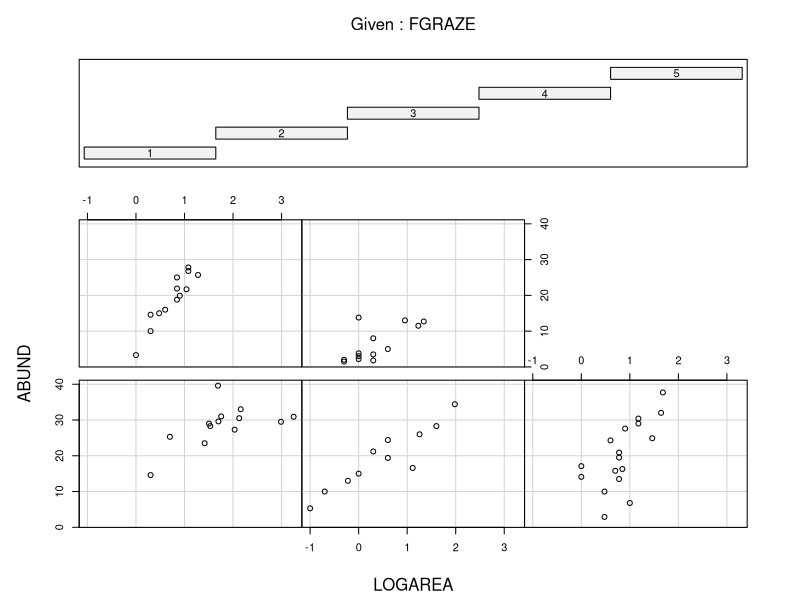
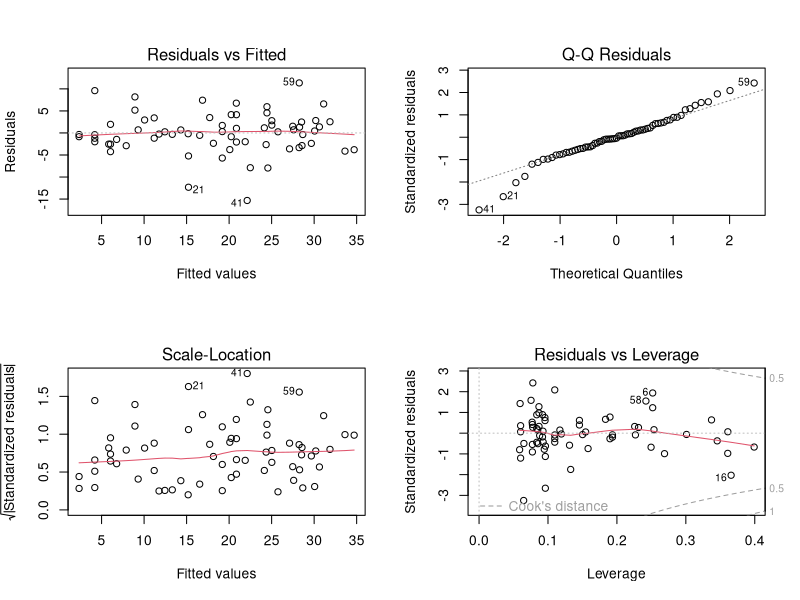
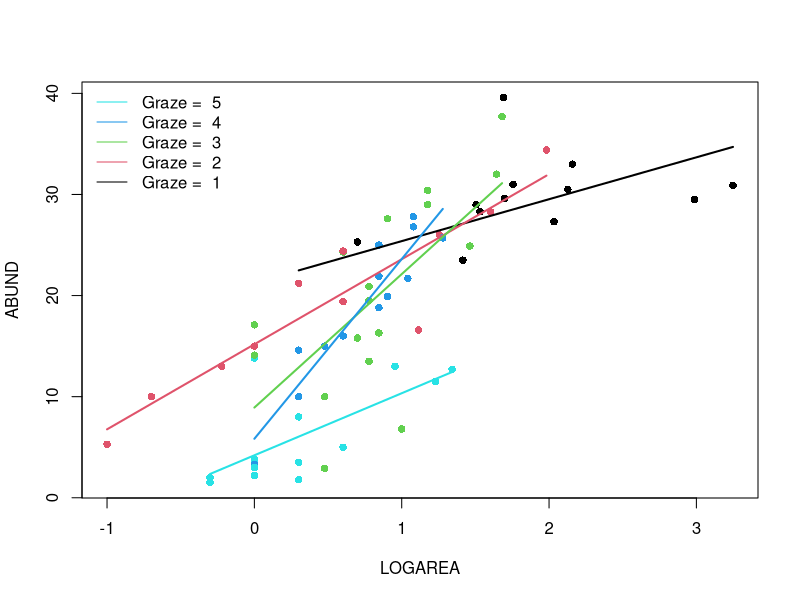
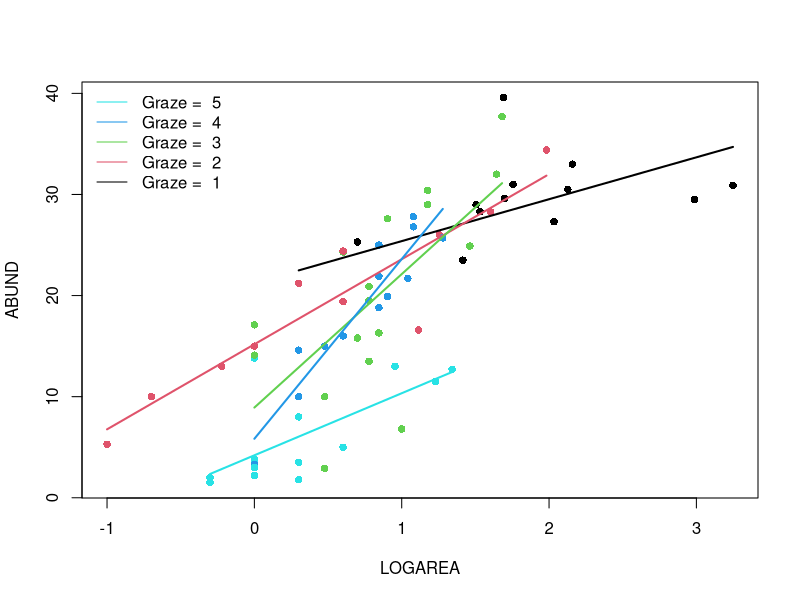
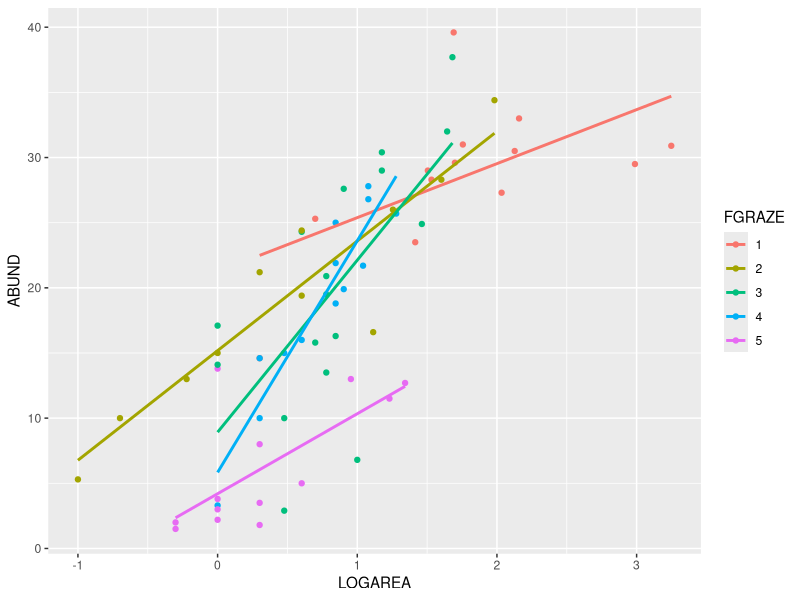

Recreate these plots in R, in order.
## ---- chunk 1
knitr::opts_chunk$set(echo=TRUE, message = FALSE, warning = FALSE, eval = FALSE, cache = FALSE)

SOLUTIONS<- TRUE
## ---- chunk 2
loyn <- read.table("./data/loyn.txt", header = TRUE)
str(loyn)
## ---- chunk 3
loyn$LOGAREA <- log10(loyn$AREA)
# create factor GRAZE as it was originally coded as an integer
loyn$FGRAZE <- factor(loyn$GRAZE)
## ---- chunk 4
coplot(ABUND ~ LOGAREA | FGRAZE, data = loyn)

# or
# library(lattice)
# xyplot(ABUND ~ LOGAREA | FGRAZE, data = loyn)

# - Within a grazing level, abundance seems to increase with the log patch area
#   in a more or less linear fashion
# - Overall, the mean abundance seems to decrease as grazing levels increase.
#   This is most noticeable in the highest grazing level.
# - Some of the slopes of the relationships (imagine a straight line) appear to be 
#   somewhat different for the different graze levels. The slopes for graze levels
#   1 and 2 are similar, but different for graze levels 3, 4, and 5. We will 
#   need to test this with a model.
## ---- chunk 5
birds.inter.1 <- lm(ABUND ~ FGRAZE + LOGAREA + FGRAZE:LOGAREA, data = loyn)

# Or use the 'shortcut' - its is equivalent to the model above
# birds.inter.1 <- lm(ABUND ~ FGRAZE * LOGAREA, data = loyn)
## ---- chunk 6
# first split the plotting device into 2 rows and 2 columns
par(mfrow = c(2,2))

# now create the residuals plots
plot(birds.inter.1)

# To test the normality of residuals assumption we use the Normal Q-Q plot. 
# The central residuals are not too far from the Q-Q line but the extremes
# are too extreme (the tails of the distribution are too long). Some
# observations, both high and low, are poorly explained by the model.

# The plot of the residuals against the fitted values suggests these
# extreme residuals happen for intermediate fitted values.

# Looking at the homogeneity of variance assumption (Residuals vs
# Fitted and Scale-Location plot),
# the graphs are mostly messy, with no clear pattern emerging.

# The observations with the highest leverage don't appear to be overly
# influential, according to the Cook's distances in the Residuals vs
# Leverage plot (all < 0.5).  
## ---- chunk 7
anova(birds.inter.1)

# The null hypothesis is that there is no significant interaction between 
# FGRAZE and LOGAREA. 
# As the P value is smaller than our cutoff of 0.05 (p = 0.005) we reject the 
# null hypothesis and conclude that there is a significant interaction. 

# This means that there is a significant relationship between bird abundance 
# and log area, and that this relationship is different for different levels of 
# graze (at least one of them is different). Put another way, the slopes of the 
# relationship between abundance and log area for each level of graze are different.

# As there is a significant interaction, it's difficult to interpret the main
# effects of FGRAZE and LOGAREA as by definition the effect of one variable is 
# dependent on the value of the other variable.
## ---- chunk 8
summary(birds.inter.1)

# (Intercept)
# Here the Intercept (baseline) is the predicted ABUND when LOGAREA = 0,
# for FGRAZE level 1.
# the null hypothesis for the intercept is that the intercept = 0
# As the P value < 0.05 (7.09e-08) we reject this null hypothesis.

# LOGAREA 
# Represents the slope of the relationship between ABUND and LOGAREA, 
# specific to FGRAZE = 1.
# The null hypothesis is that the slope of the relationship
# between LOGAREA and ABUND = 0, for level FGRAZE = 1 only. 
# So, for graze 1 the slope is 4.14. This means, that for a 1 unit increase in LOGAREA
# we get a corresponding increase of 4.4 birds on average.
# As the P value (0.022) is < 0.05 we conclude that the slope is
# significantly different than 0.

# FGRAZE2
# Is the estimated difference (contrasts) between the *intercept* of FGRAZE level
# 2 and the reference level intercept, FGRAZE = 1.
# The null hypothesis associated with this estimate is that the difference
# in the intercepts between graze level 1 and graze level 2 = 0.
# As the P value (0.118) is > 0.05 we fail to reject this null hypothesis and
# conclude that the intercepts for graze level 1 and graze level 2 are the same.

# FGRAZE3, FGRAZE4, FGRAZE5
# The parameter estimates have the same interpretation as for FGRAZE2 (above). 
# They are all estimates of the difference between FGRAZE at the appropriate level 
# and FGRAZE 1 (Intercept).

# FGRAZE2:LOGAREA
# This represents the difference in the slope of the relationship between ABUND 
# and LOGAREA between graze level 2 and graze level 1.
# The null hypothesis is that the difference in slopes between graze level 1 
# and 2 = 0 (i.e. no difference).
# As the P value (0.082) > 0.05 we conclude that the slopes are not different 
# (i.e. they are the same).

# FGRAZE3:LOGAREA
# This represents the difference in the slope of the relationship between ABUND 
# and LOGAREA between graze level 3 and graze level 1.
# The null hypothesis is that the difference in slopes between graze level 1 
# and 3 = 0 (i.e. no difference).
# As the P value (0.004) < 0.05 we conclude that the slopes are different (and
# therefore the relationship is different).

# FGRAZE4:LOGAREA, # FGRAZE5:LOGAREA
# These parameter estimates and null hypotheses are interpreted in the same way 
# as for FGRAZE4:LOGAREA and FGRAZE5:LOGAREA


# The Multiple R-square value is 0.79, so 79% of the variation in the data is 
# explained by the model. This is quite a bit more than the models with only
# LOGAREA and FGRAZE as single explanatory variables.
## ---- chunk 9
par(mfrow= c(1, 1))
plot(ABUND ~ LOGAREA, data = loyn, col = GRAZE, pch = 16)
# Note: # colour 1 means black in R
# colour 2 means red in R
# colour 3 means green in R
# colour 4 means blue in R
# colour 5 means cyan in R

# FGRAZE1
# create a sequence of increasing LOGAREA within the observed range
LOGAREA.seq <- seq(from = min(loyn$LOGAREA[loyn$FGRAZE == 1]),
					to = max(loyn$LOGAREA[loyn$FGRAZE == 1]),
					length = 20)

# create data frame for prediction
dat4pred <- data.frame(FGRAZE = "1", LOGAREA = LOGAREA.seq)

# predict for new data
P1 <- predict(birds.inter.1, newdata = dat4pred)

# add the predictions to the plot of the data
lines(P1 ~ dat4pred$LOGAREA, col = 1, lwd = 2)

# FGRAZE2
LOGAREA.seq <- seq(from = min(loyn$LOGAREA[loyn$FGRAZE == 2]),
					to = max(loyn$LOGAREA[loyn$FGRAZE == 2]),
					length = 20)

dat4pred <- data.frame(FGRAZE = "2", LOGAREA = LOGAREA.seq)

P2 <- predict(birds.inter.1, newdata = dat4pred)

lines(P2 ~ dat4pred$LOGAREA, col = 2, lwd = 2)

# FGRAZE3
LOGAREA.seq <- seq(from = min(loyn$LOGAREA[loyn$FGRAZE == 3]),
					to = max(loyn$LOGAREA[loyn$FGRAZE == 3]),
					length = 20)

dat4pred <- data.frame(FGRAZE = "3", LOGAREA = LOGAREA.seq)

P3 <- predict(birds.inter.1, newdata = dat4pred)

lines(P3 ~ dat4pred$LOGAREA, col = 3, lwd = 2)

# FGRAZE4
LOGAREA.seq <- seq(from = min(loyn$LOGAREA[loyn$FGRAZE == 4]),
					to = max(loyn$LOGAREA[loyn$FGRAZE == 4]),
					length = 20)

dat4pred <- data.frame(FGRAZE = "4", LOGAREA = LOGAREA.seq)

P4 <- predict(birds.inter.1, newdata = dat4pred)

lines(P4 ~ dat4pred$LOGAREA, col = 4, lwd = 2)

# FGRAZE5
LOGAREA.seq <- seq(from = min(loyn$LOGAREA[loyn$FGRAZE == 5]),
					to = max(loyn$LOGAREA[loyn$FGRAZE == 5]),
					length = 20)

dat4pred <- data.frame(FGRAZE = "5", LOGAREA = LOGAREA.seq)

P5 <- predict(birds.inter.1, newdata = dat4pred)

lines(P5 ~ dat4pred$LOGAREA, col = 5, lwd = 2)

legend("topleft", 
 legend = paste("Graze = ", 5:1), 
 col = c(5:1), bty = "n",
 lty = c(1, 1, 1), 
 lwd = c(1, 1, 1))
## ---- chunk 10
# Okay, that was a long-winded way of doing this.
# If, like me, you prefer more compact code and less risks of errors,
# you can use a loop, to save repeating the sequence 5 times:
par(mfrow = c(1, 1))
plot(ABUND ~ LOGAREA, data = loyn, col = GRAZE, pch = 16)

for(g in levels(loyn$FGRAZE)){ # g will take the values "1", "2",..., "5" in turn
	LOGAREA.seq <- seq(from = min(loyn$LOGAREA[loyn$FGRAZE == g]),
										to = max(loyn$LOGAREA[loyn$FGRAZE == g]),
														length = 20)
	dat4pred <- data.frame(FGRAZE = g, LOGAREA = LOGAREA.seq)
	dat4pred$predicted <- predict(birds.inter.1, newdata = dat4pred)
	lines(predicted ~ LOGAREA, data = dat4pred, col = as.numeric(g), lwd = 2)
}
legend("topleft", 
 legend = paste("Graze = ", 5:1), 
 col = c(5:1), bty= "n",
 lty = c(1, 1, 1), 
 lwd = c(1, 1, 1))
## ---- chunk 11
# install.packages('ggplot2', dep = TRUE)
library(ggplot2)

ggplot(loyn, aes(x = LOGAREA, y = ABUND, colour = FGRAZE) ) +
     geom_point() +
     geom_smooth(method = "lm", se = FALSE)
